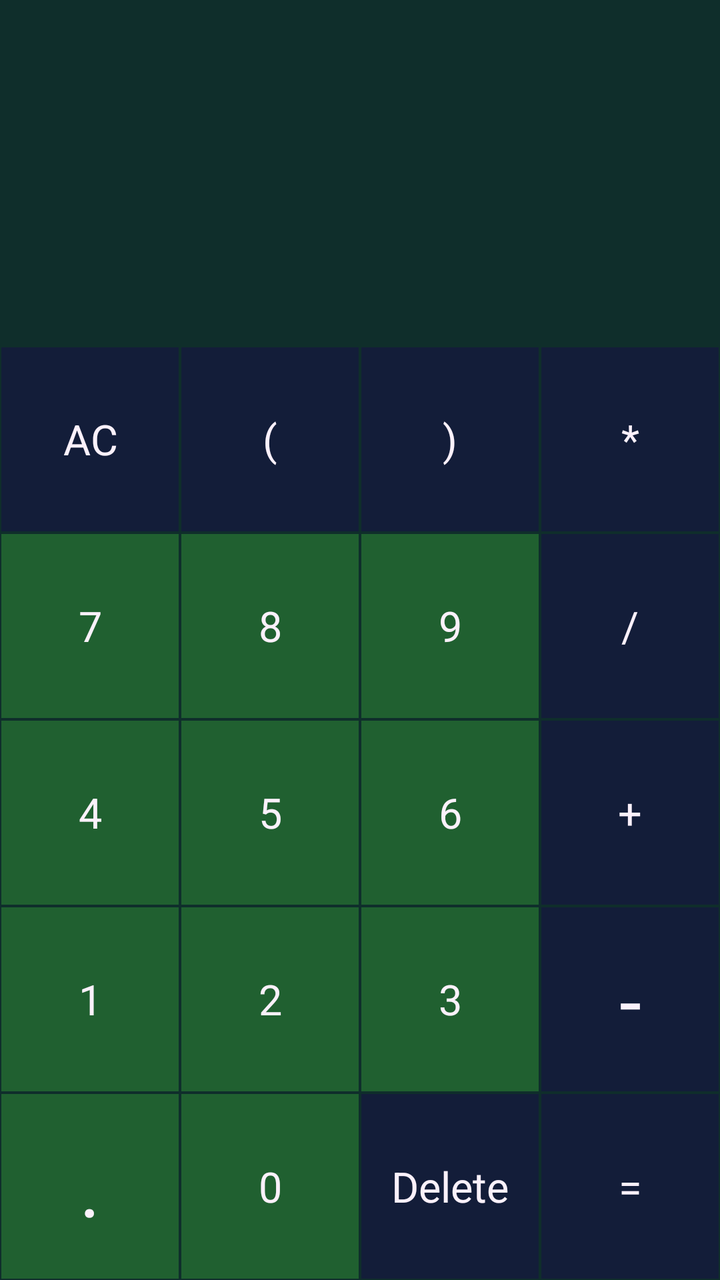
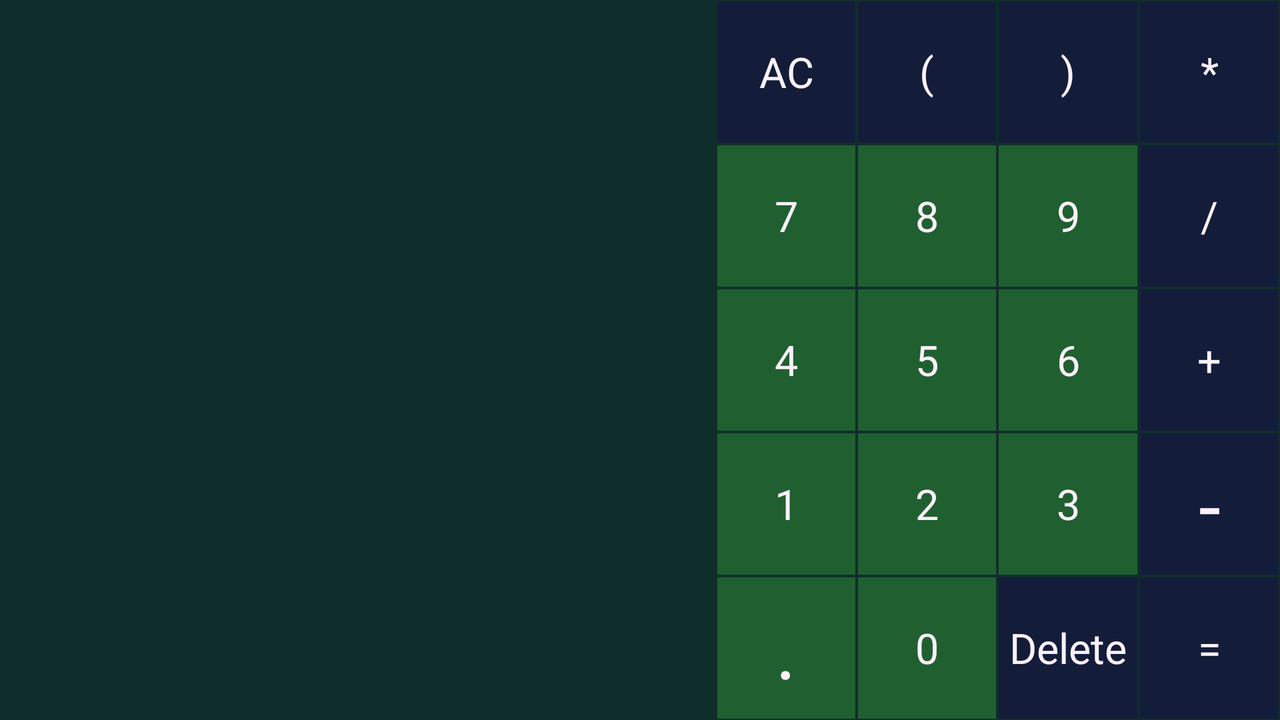

First picture: res/layout/ on a phone held upright. Second picture: the repository's own variant of that layout, on a device whose configuration matches the variant's folder. Source for both follows.
<!-- AndroidManifest.xml: application theme AppTheme -->
<!-- res/layout/activity_calculator.xml -->
<?xml version="1.0" encoding="utf-8"?>
<LinearLayout
    xmlns:android="http://schemas.android.com/apk/res/android"
    xmlns:app="http://schemas.android.com/apk/res-auto"
    xmlns:tools="http://schemas.android.com/tools"
    android:layout_width="match_parent"
    android:layout_height="match_parent"
    android:background="@color/backgroundCalc"
    android:orientation="vertical"
    tools:context=".CalculatorActivity">

    <TextView
        android:id="@+id/mathOperation"
        android:layout_width="match_parent"
        android:layout_height="92dp"
        android:ellipsize="start"
        android:gravity="end"
        android:singleLine="true"
        android:textColor="@color/textCalc"
        android:textSize="35sp" />

    <TextView
        android:id="@+id/resultText"
        android:layout_width="match_parent"
        android:layout_height="81dp"
        android:ellipsize="end"
        android:gravity="end"
        android:singleLine="true"
        android:textColor="@color/textCalc"
        android:textSize="30sp" />
    <LinearLayout
        android:layout_width="match_parent"
        android:layout_height="match_parent"
        android:orientation="vertical"
        >

        <LinearLayout
            android:layout_width="match_parent"
            android:layout_height="0dp"
            android:orientation="horizontal"
            android:layout_weight="1"
            >
            <TextView
                style="@style/ActionButton"
                android:id="@+id/btn_clear"
                android:text=" AC "
                >

            </TextView>
            <TextView
                style="@style/ActionButton"
                android:id="@+id/btn_bracketOpen"
                android:text=" ( "
                >

            </TextView>
            <TextView
                style="@style/ActionButton"
                android:id="@+id/btn_bracketClose"
                android:text=" ) "
                >

            </TextView>
            <TextView
                style="@style/ActionButton"
                android:id="@+id/btn_multi"
                android:text=" * "
                >

            </TextView>
        </LinearLayout>
        <LinearLayout
            android:layout_width="match_parent"
            android:layout_height="0dp"
            android:orientation="horizontal"
            android:layout_weight="1"
            >
            <TextView
                style="@style/NumberButton"
                android:id="@+id/btn_7"
                android:text=" 7 "
                >

            </TextView>
            <TextView
                style="@style/NumberButton"
                android:id="@+id/btn_8"
                android:text=" 8 "
                >

            </TextView>
            <TextView
                style="@style/NumberButton"
                android:id="@+id/btn_9"
                android:text=" 9 "
                >

            </TextView>
            <TextView
                style="@style/ActionButton"
                android:id="@+id/btn_division"
                android:text=" / "
                >

            </TextView>

        </LinearLayout>
        <LinearLayout
            android:layout_width="match_parent"
            android:layout_height="0dp"
            android:orientation="horizontal"
            android:layout_weight="1"
            >
            <TextView
                style="@style/NumberButton"
                android:id="@+id/btn_4"
                android:text=" 4 "
                >

            </TextView>
            <TextView
                style="@style/NumberButton"
                android:id="@+id/btn_5"
                android:text=" 5 "
                >

            </TextView>
            <TextView
                style="@style/NumberButton"
                android:id="@+id/btn_6"
                android:text=" 6 "
                >

            </TextView>
            <TextView
                style="@style/ActionButton"
                android:id="@+id/btn_plus"
                android:text=" + "
                >

            </TextView>

        </LinearLayout>
        <LinearLayout
            android:layout_width="match_parent"
            android:layout_height="0dp"
            android:orientation="horizontal"
            android:layout_weight="1"
            >
            <TextView
                style="@style/NumberButton"
                android:id="@+id/btn_1"
                android:text=" 1 "
                >

            </TextView>
            <TextView
                style="@style/NumberButton"
                android:id="@+id/btn_2"
                android:text=" 2 "
                >

            </TextView>
            <TextView
                style="@style/NumberButton"
                android:id="@+id/btn_3"
                android:text=" 3 "
                >

            </TextView>
            <TextView
                style="@style/ActionButton"
                android:id="@+id/btn_minus"
                android:text=" - "
                android:textSize="40sp"
                >

            </TextView>

        </LinearLayout>
        <LinearLayout
            android:layout_width="match_parent"
            android:layout_height="0dp"
            android:orientation="horizontal"
            android:layout_weight="1"
            >
            <TextView
                style="@style/NumberButton"
                android:id="@+id/btn_dot"
                android:text=" . "
                android:textSize="40sp"
                >

            </TextView>
            <TextView
                style="@style/NumberButton"
                android:id="@+id/btn_0"
                android:text=" 0 "
                >

            </TextView>
            <TextView
                style="@style/ActionButton"
                android:id="@+id/btn_delete"
                android:text=" Delete "
                >

            </TextView>
            <TextView
                style="@style/ActionButton"
                android:id="@+id/btn_equal"
                android:text=" = "
                >

            </TextView>

        </LinearLayout>

    </LinearLayout>
</LinearLayout>
<!-- resources referenced by this layout -->
<resources>
  <color name="backgroundCalc">#0F2E2B</color>
  <color name="textCalc">#FBF1FB</color>
  <style name="ActionButton">
          <item name="android:layout_width">0dp</item>
          <item name="android:layout_height">match_parent</item>
          <item name="android:layout_weight">1</item>
          <item name="android:layout_margin">0.5dp</item>
          <item name="android:background">@color/actionButtonCalc</item>
          <item name="android:textSize">21sp</item>
          <item name="android:textColor">@color/textCalc</item>
          <item name="android:gravity">center</item>
      </style>
  <style name="NumberButton">
          <item name="android:layout_width">0dp</item>
          <item name="android:layout_height">match_parent</item>
          <item name="android:layout_weight">1</item>
          <item name="android:layout_margin">0.5dp</item>
          <item name="android:background">@color/numberButtonCalc</item>
          <item name="android:textSize">21sp</item>
          <item name="android:textColor">@color/textCalc</item>
          <item name="android:gravity">center</item>
  
      </style>
  <style name="AppTheme" parent="Theme.AppCompat.Light.DarkActionBar">
          
          <item name="colorPrimary">@color/colorPrimary</item>
          <item name="colorPrimaryDark">@color/colorPrimaryDark</item>
          <item name="colorAccent">@color/colorAccent</item>
      </style>
  <color name="actionButtonCalc">#131D39</color>
  <color name="numberButtonCalc">#206030</color>
  <color name="colorPrimary">#131D39</color>
  <color name="colorPrimaryDark">#131D39</color>
  <color name="colorAccent">#03DAC5</color>
</resources>
<!-- res/layout-land/activity_calculator.xml (the repository's variant of the layout above) -->
<!-- drawn on the phone turned sideways -->
<?xml version="1.0" encoding="utf-8"?>
<LinearLayout
    xmlns:android="http://schemas.android.com/apk/res/android"
    xmlns:app="http://schemas.android.com/apk/res-auto"
    xmlns:tools="http://schemas.android.com/tools"
    android:layout_width="match_parent"
    android:layout_height="match_parent"
    android:background="@color/backgroundCalc"
    android:orientation="horizontal"
    tools:context=".CalculatorActivity">

    <LinearLayout
        android:layout_width="358dp"
        android:orientation="vertical"
        android:layout_height="match_parent">

        <TextView
            android:id="@+id/mathOperation"
            android:layout_width="match_parent"
            android:layout_height="156dp"
            android:ellipsize="start"
            android:gravity="end"
            android:singleLine="true"
            android:textColor="@color/textCalc"
            android:textSize="35sp" />

        <TextView
            android:id="@+id/resultText"
            android:layout_width="match_parent"
            android:layout_height="160dp"
            android:ellipsize="end"
            android:gravity="end"
            android:singleLine="true"
            android:textColor="@color/textCalc"
            android:textSize="30sp" />
    </LinearLayout>

    <LinearLayout
        android:layout_width="match_parent"
        android:layout_height="match_parent"
        android:orientation="vertical"
        >

        <LinearLayout
            android:layout_width="match_parent"
            android:layout_height="0dp"
            android:orientation="horizontal"
            android:layout_weight="1"
            >
            <TextView
                style="@style/ActionButton"
                android:id="@+id/btn_clear"
                android:text=" AC "
                >

            </TextView>
            <TextView
                style="@style/ActionButton"
                android:id="@+id/btn_bracketOpen"
                android:text=" ( "
                >

            </TextView>
            <TextView
                style="@style/ActionButton"
                android:id="@+id/btn_bracketClose"
                android:text=" ) "
                >

            </TextView>
            <TextView
                style="@style/ActionButton"
                android:id="@+id/btn_multi"
                android:text=" * "
                >

            </TextView>
        </LinearLayout>
        <LinearLayout
            android:layout_width="match_parent"
            android:layout_height="0dp"
            android:orientation="horizontal"
            android:layout_weight="1"
            >
            <TextView
                style="@style/NumberButton"
                android:id="@+id/btn_7"
                android:text=" 7 "
                >

            </TextView>
            <TextView
                style="@style/NumberButton"
                android:id="@+id/btn_8"
                android:text=" 8 "
                >

            </TextView>
            <TextView
                style="@style/NumberButton"
                android:id="@+id/btn_9"
                android:text=" 9 "
                >

            </TextView>
            <TextView
                style="@style/ActionButton"
                android:id="@+id/btn_division"
                android:text=" / "
                >

            </TextView>

        </LinearLayout>
        <LinearLayout
            android:layout_width="match_parent"
            android:layout_height="0dp"
            android:orientation="horizontal"
            android:layout_weight="1"
            >
            <TextView
                style="@style/NumberButton"
                android:id="@+id/btn_4"
                android:text=" 4 "
                >

            </TextView>
            <TextView
                style="@style/NumberButton"
                android:id="@+id/btn_5"
                android:text=" 5 "
                >

            </TextView>
            <TextView
                style="@style/NumberButton"
                android:id="@+id/btn_6"
                android:text=" 6 "
                >

            </TextView>
            <TextView
                style="@style/ActionButton"
                android:id="@+id/btn_plus"
                android:text=" + "
                >

            </TextView>

        </LinearLayout>
        <LinearLayout
            android:layout_width="match_parent"
            android:layout_height="0dp"
            android:orientation="horizontal"
            android:layout_weight="1"
            >
            <TextView
                style="@style/NumberButton"
                android:id="@+id/btn_1"
                android:text=" 1 "
                >

            </TextView>
            <TextView
                style="@style/NumberButton"
                android:id="@+id/btn_2"
                android:text=" 2 "
                >

            </TextView>
            <TextView
                style="@style/NumberButton"
                android:id="@+id/btn_3"
                android:text=" 3 "
                >

            </TextView>
            <TextView
                style="@style/ActionButton"
                android:id="@+id/btn_minus"
                android:text=" - "
                android:textSize="40sp"
                >

            </TextView>

        </LinearLayout>
        <LinearLayout
            android:layout_width="match_parent"
            android:layout_height="0dp"
            android:orientation="horizontal"
            android:layout_weight="1"
            >
            <TextView
                style="@style/NumberButton"
                android:id="@+id/btn_dot"
                android:text=" . "
                android:textSize="40sp"
                >

            </TextView>
            <TextView
                style="@style/NumberButton"
                android:id="@+id/btn_0"
                android:text=" 0 "
                >

            </TextView>
            <TextView
                style="@style/ActionButton"
                android:id="@+id/btn_delete"
                android:text=" Delete "
                >

            </TextView>
            <TextView
                style="@style/ActionButton"
                android:id="@+id/btn_equal"
                android:text=" = "
                >

            </TextView>

        </LinearLayout>

    </LinearLayout>
</LinearLayout>
